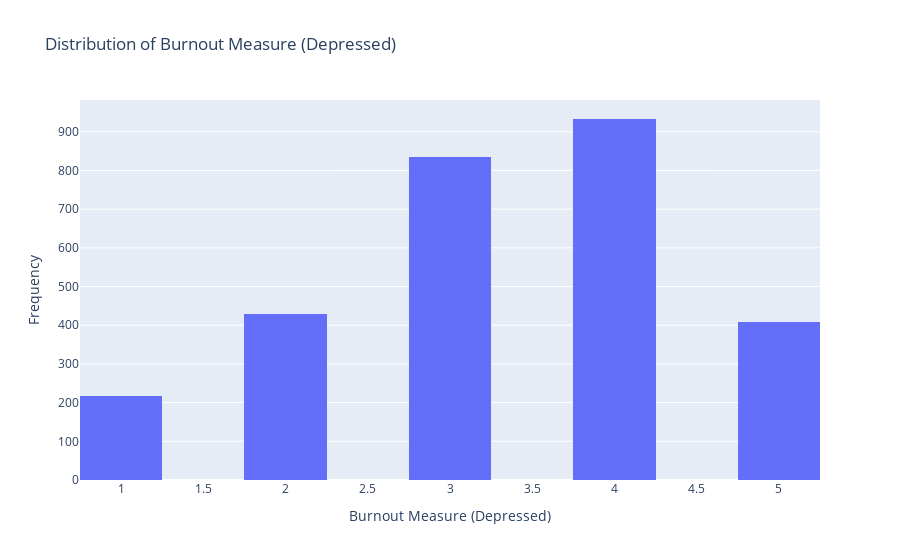

Notebook source saved alongside this figure:
### Code cell
# Assuming 'data_cleaned' is your DataFrame and the column exists
fig = px.histogram(dataset_2021_copy, x='WELLNESS_self_rated_mental_health', nbins=10, title='Distribution of Burnout Measure (Depressed)')

# Update axis labels
fig.update_layout(xaxis_title='Burnout Measure (Depressed)', yaxis_title='Frequency')

# Show the plot
fig.show()

#these are all not updated, i goofed
#these are all not updated, i goofed
#these are all not updated, i goofed
#these are all not updated, i goofed

### Figure 1 — Plotly figure (JSON) as saved in the notebook; plotly's stock layout.template omitted (floating-point values rounded to 4 significant figures; data arrays with more than 128 entries replaced by an {"elided": "..."} marker saying what was removed)
{"data": [{"alignmentgroup": "True", "bingroup": "x", "hovertemplate": "WELLNESS_self_rated_mental_health=%{x}<br>count=%{y}<extra></extra>", "legendgroup": "", "marker": {"color": "#636efa", "pattern": {"shape": ""}}, "name": "", "nbinsx": 10, "offsetgroup": "", "orientation": "v", "showlegend": false, "type": "histogram", "x": {"elided": "3231 int values"}, "xaxis": "x", "yaxis": "y"}], "layout": {"autosize": true, "barmode": "relative", "legend": {"tracegroupgap": 0}, "title": {"text": "Distribution of Burnout Measure (Depressed)"}, "xaxis": {"anchor": "y", "autorange": true, "domain": [0, 1], "range": [0.75, 5.25], "title": {"text": "Burnout Measure (Depressed)"}, "type": "linear"}, "yaxis": {"anchor": "x", "autorange": true, "domain": [0, 1], "range": [0, 982.1], "title": {"text": "Frequency"}}}}
